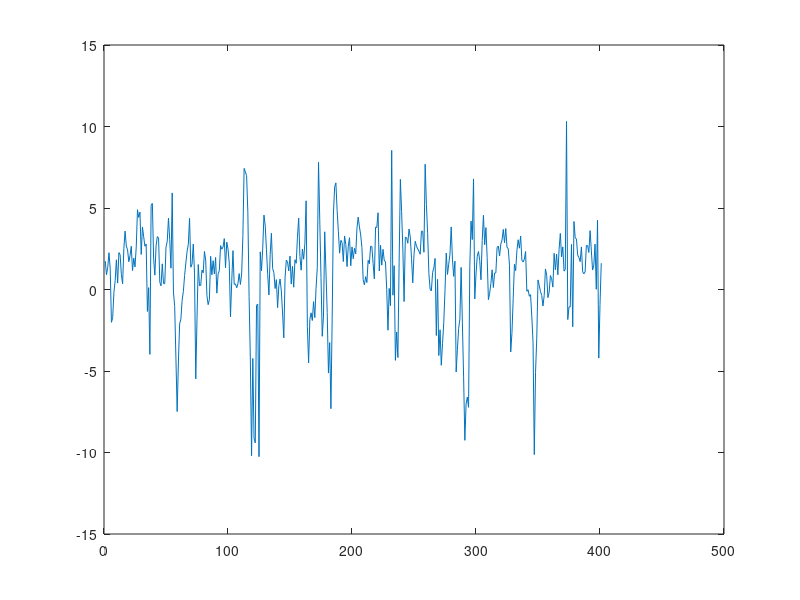

Write the MATLAB code that produced this figure. (Note: this script raises an error after producing the figure.)
%%
% Simulation
% Transition probabilities
p11 = 0.9;
p22 = 0.7;

P = [p11, 1-p11; 1-p22, p22];

% Parameters of 2 regimes
a = [0.7; -0.5];
b = [0.6; 0.6];
sig = [1; 4];

% Initial probabilities
p1 = (1-p11)/(2-p11-p22);
p2 = (1-p22)/(2-p11-p22);

T = 500;
y = zeros(T,1);
y(1) = normrnd(0,50);
s = zeros(T,1);

if rand <= p1
    s(1) = 1;
else
    s(1) = 2;
end

for t = 2:T
    if rand <= P(s(t-1),s(t-1))
        s(t) = s(t-1);
    else
        s(t) = 3-s(t-1);
    end
    y(t) = a(s(t)) + b(s(t))*y(t-1) + normrnd(0,sig(s(t)));
end

y = y(100:end);
figure;
plot(y);
%%
y = log(Value(2:end)./Value(1:end-1));

% Estimation
S = 50;    % number of iterations
para = zeros(8,S);
f_prob = zeros(2,length(y)-1);
u_prob = zeros(2,length(y));

% Initialization
u_prob(:,1) = [0.5; 0.5];
para(:,1) = [1; -1; 0.5; -0.5; 1; 3; 0.5; 0.5];

for s = 2:S
    for t = 1:length(y)-1
        y_used = [y(t); y(t+1)];
        f_prob(:,t) = filter_prob(y_used, u_prob(:,t), para(:,s-1));
        u_prob(:,t+1) = update_prob(f_prob(:,t), para(:,s-1));
    end
    s_prob = smooth_prob(f_prob, u_prob(:,1:end-1), para(:,s-1));
    para(7:8,s) = transition_prob(s_prob, f_prob, u_prob, para(:,s-1));
    para(5:6,s) = variance(y, para(:,s-1), s_prob);
    coef = AR_coefficient(y, s_prob)';
    para(3:4,s) = coef(:,2);
    para(1:2,s) = coef(:,1);
    u_prob(:,1) = s_prob(:,1);
end

% Visualisation
% The smoothed and filtering probabilities
figure;
subplot(2,1,1);
plot(s_prob(1,:));
xlim([0,length(s_prob(1,:))]);
ylim([0,1]);
title('smoothed probabilites');
subplot(2,1,2);
plot(f_prob(1,:));
xlim([0,length(s_prob(1,:))]);
ylim([0,1]);
title('filtering probabilities');
%%
% Final parameters
final_para = para(:,end);
fprintf('True intercepts of 2 regimes: %2.1f (1st regime), and %2.1f (2nd regime)\n', a);
fprintf('Estimated intercepts of 2 regimes: %2.3f (1st regime), and %2.3f (2nd regime)\n', final_para(1:2));
fprintf('True slopes of 2 regimes: %2.1f (1st regime), and %2.1f (2nd regime)\n', b);
fprintf('Estimated slopes of 2 regimes: %2.3f (1st regime), and %2.3f (2nd regime)\n', final_para(3:4));
fprintf('True standard deviations of 2 regimes: %2.1f (1st regime), and %2.1f (2nd regime)\n', sig);
fprintf('Estimated standard deviations of 2 regimes: %2.3f (1st regime), and %2.3f (2nd regime)\n', final_para(5:6));
fprintf('Transition probabilities: %2.1f (stay in 1st regime), and %2.1f (stay in 2nd regime)\n', [p11; p22]);
fprintf(['Estimated transition probabilities: %2.3f (stay in 1st regime), and %2.3f (stay in 2nd regime)\n'], final_para(7:8));

figure;
subplot(4,2,1);
plot(1:S, para(1,:), 'Linewidth', 1.5); hold on
plot(1:S, repmat(a(1),[1,S]), 'r-', 'Linewidth', 1.5);
title('Intercept, regime 1');

subplot(4,2,2);
plot(1:S, para(2,:), 'Linewidth', 1.5); hold on
plot(1:S, repmat(a(2),[1,S]), 'r-', 'Linewidth', 1.5);
title('Intercept, regime 2');

subplot(4,2,3);
plot(1:S, para(3,:), 'Linewidth', 1.5); hold on
plot(1:S, repmat(b(1),[1,S]), 'r-', 'Linewidth', 1.5);
title('Slope, regime 1');

subplot(4,2,4);
plot(1:S, para(4,:), 'Linewidth', 1.5); hold on
plot(1:S, repmat(b(2),[1,S]), 'r-', 'Linewidth', 1.5);
title('Slope, regime 2');

subplot(4,2,5);
plot(1:S, para(5,:), 'Linewidth', 1.5); hold on
plot(1:S, repmat(sig(1),[1,S]), 'r-', 'Linewidth', 1.5);
title('Standard Deviation, regime 1');

subplot(4,2,6);
plot(1:S, para(6,:), 'Linewidth', 1.5); hold on
plot(1:S, repmat(sig(2),[1,S]), 'r-', 'Linewidth', 1.5);
title('Standard Deviation, regime 2');

subplot(4,2,7);
plot(1:S, para(7,:), 'Linewidth', 1.5); hold on
plot(1:S, repmat(p11,[1,S]), 'r-', 'Linewidth', 1.5);
title('Transition probability from state 1 to state 1');

subplot(4,2,8);
plot(1:S, para(7,:), 'Linewidth', 1.5); hold on
plot(1:S, repmat(p22,[1,S]), 'r-', 'Linewidth', 1.5);
title('Transition probability from state 2 to state 2');
legend('Estimated value', 'True value');